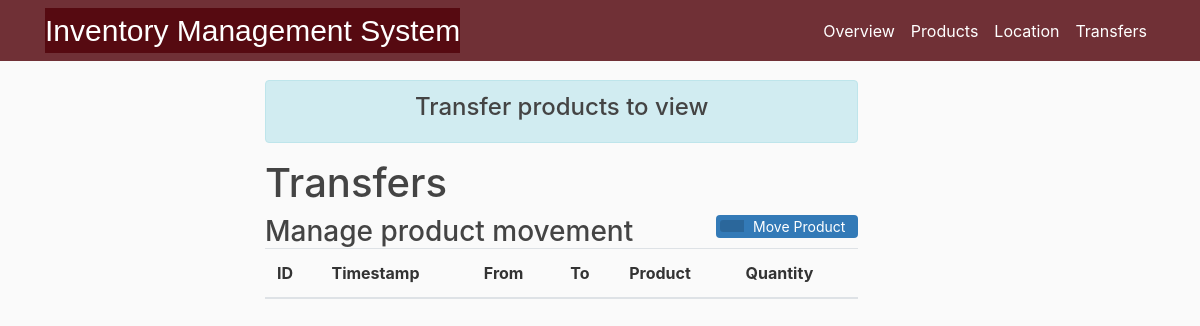
Before: /Transfers with the older database file.
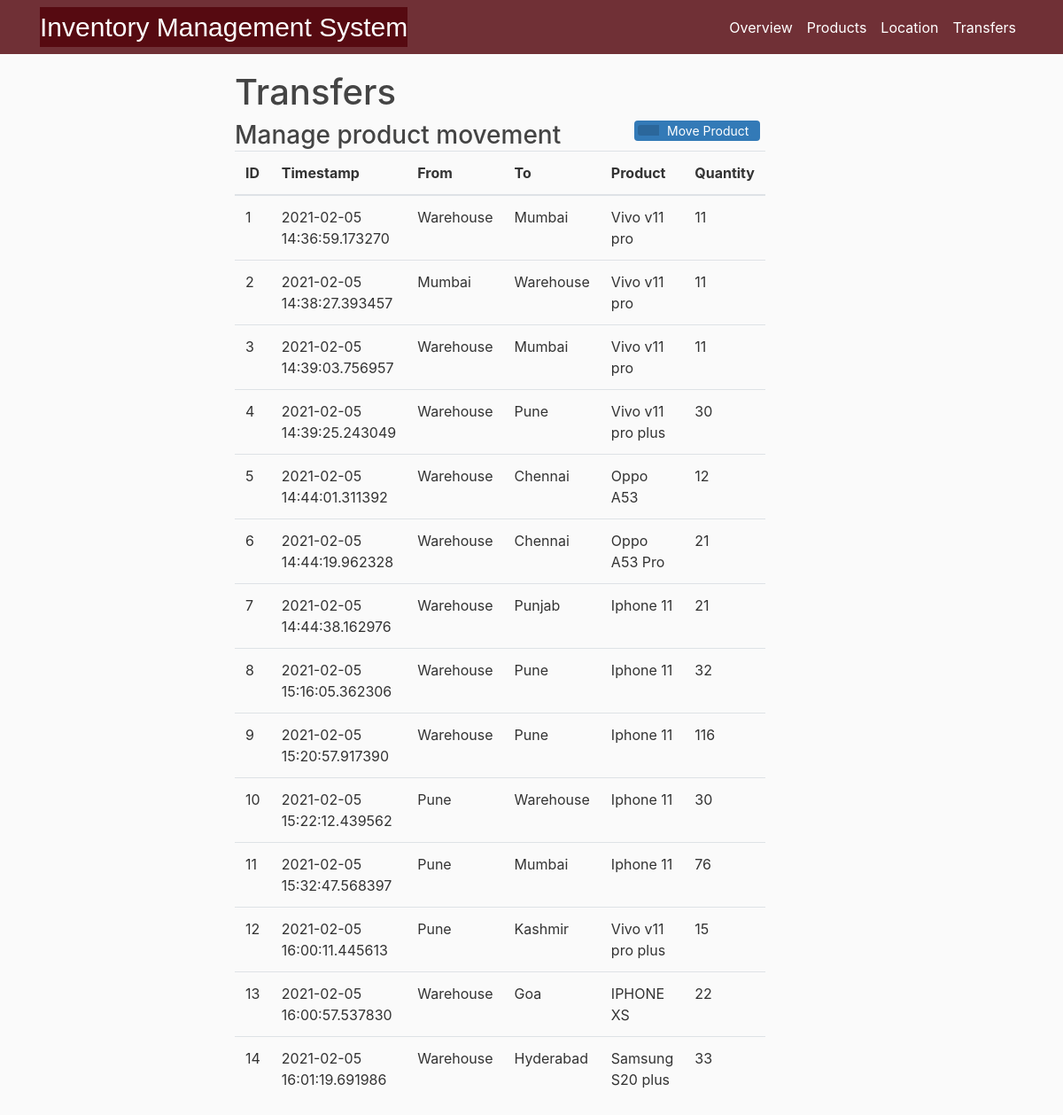
After: the same page with the newer database file.
### InventoryManagementRaj/models.py (models this page shows, shortened)
class Movement(db.Model):
    mid = db.Column(db.Integer, primary_key= True)
    ts = db.Column(db.DateTime, default=datetime.utcnow)
    frm = db.Column(db.String(20), nullable = False)
    to = db.Column(db.String(20), nullable = False)
    pname = db.Column(db.String(20), nullable = False)
    pqty = db.Column(db.Integer, nullable = False)

### InventoryManagementRaj/routes.py (the view, shortened to what this page needs)
@app.route("/Transfers", methods = ['GET', 'POST'])
def move():
    form = moveproduct()
    details = Movement.query.all()
    pdetails = Product.query.all()
    exists = bool(Movement.query.all())
    if exists== False and request.method == 'GET' :
            flash(f'Transfer products  to view','info')
    prod_choices = Product.query.with_entities(Product.prod_name,Product.prod_name).all()
    loc_choices = Location.query.with_entities(Location.loc_name,Location.loc_name).all()
    prod_list_names = []
    src_list_names,dest_list_names=[('Warehouse','Warehouse')],[('Warehouse','Warehouse')]
    prod_list_names+=prod_choices
    src_list_names+=loc_choices
    dest_list_names+=loc_choices
    form.mprodname.choices = prod_list_names
    form.src.choices = src_list_names
    form.destination.choices = dest_list_names
    return render_template('move.html',title = 'Transfers',form = form,details= details)

### InventoryManagementRaj/templates/move.html (shortened to what this page needs)
{% extends "overview.html" %}
{% block content %}
  <div class="container">
    {% with messages = get_flashed_messages(with_categories=true) %}
       {%if messages %}
            {%for category, message in messages %}
              <div class="alert alert-{{ category }}">
                <h4 style="text-align:center;">{{ message }}</h4>
              </div>
            {%endfor%}
      {%endif %}
    {%endwith%}
  </div>
  <div class="container">
<h1>Transfers</h1>
<div >
  <h3 style="display: inline-block;margin:0;"> Manage product movement</h3>
  <button type="button" class="btn btn-add" data-toggle="modal" data-target="#exampleModal">
   <span class="btn-icon-add"></span>Move Product</button>
</div>
<table class="table table-hover">
<thead>
 <tr>
   <th>ID</th>
   <th>Timestamp</th>
   <th>From</th>
   <th>To</th>
   <th>Product</th>
   <th>Quantity </th>
 </tr>
</thead>
<tbody>
{%for d in details%}
 <tr>
   <td>{{d.mid}}</td>
   <td>{{d.ts}}</td>
   <td>{{d.frm}}</td>
   <td>{{d.to}}</td>
   <td>{{d.pname}}</td>
   <td>{{d.pqty}}</td>
 </tr>
 {% endfor %}
</tbody>
</table>
</div>
{% endblock content %}

Changed rows visible on the page:
added Movement: mid "1", ts "2021-02-05 14:36:59.173270", frm "Warehouse", to "Mumbai", pname "Vivo v11 pro", pqty "11"
added Movement: mid "2", ts "2021-02-05 14:38:27.393457", frm "Mumbai", to "Warehouse", pname "Vivo v11 pro", pqty "11"
added Movement: mid "3", ts "2021-02-05 14:39:03.756957", frm "Warehouse", to "Mumbai", pname "Vivo v11 pro", pqty "11"
added Movement: mid "4", ts "2021-02-05 14:39:25.243049", frm "Warehouse", to "Pune", pname "Vivo v11 pro plus", pqty "30"
added Movement: mid "5", ts "2021-02-05 14:44:01.311392", frm "Warehouse", to "Chennai", pname "Oppo A53", pqty "12"
added Movement: mid "6", ts "2021-02-05 14:44:19.962328", frm "Warehouse", to "Chennai", pname "Oppo A53 Pro", pqty "21"
added Movement: mid "7", ts "2021-02-05 14:44:38.162976", frm "Warehouse", to "Punjab", pname "Iphone 11", pqty "21"
added Movement: mid "8", ts "2021-02-05 15:16:05.362306", frm "Warehouse", to "Pune", pname "Iphone 11", pqty "32"
added Movement: mid "9", ts "2021-02-05 15:20:57.917390", frm "Warehouse", to "Pune", pname "Iphone 11", pqty "116"
added Movement: mid "10", ts "2021-02-05 15:22:12.439562", frm "Pune", to "Warehouse", pname "Iphone 11", pqty "30"
added Movement: mid "11", ts "2021-02-05 15:32:47.568397", frm "Pune", to "Mumbai", pname "Iphone 11", pqty "76"
added Movement: mid "12", ts "2021-02-05 16:00:11.445613", frm "Pune", to "Kashmir", pname "Vivo v11 pro plus", pqty "15"
added Movement: mid "13", ts "2021-02-05 16:00:57.537830", frm "Warehouse", to "Goa", pname "IPHONE XS", pqty "22"
added Movement: mid "14", ts "2021-02-05 16:01:19.691986", frm "Warehouse", to "Hyderabad", pname "Samsung S20 plus", pqty "33"
Other visible differences:
list line gone: "Transfer products to view"
